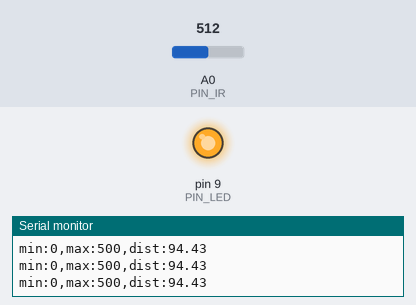
This sketch was run on a simulated Arduino Uno, built with avr-gcc and run on an emulated ATmega328P. On the bench: output pins drawn as LEDs (lit = HIGH), the last lines printed to the serial monitor. The inputs (shaded band) are chosen by the test bench; at power-on: A0 (PIN_IR) = 512.

Above: at 1.2 s.
1.3 s: A0 (PIN_IR) set to 301
2.8 s: A0 (PIN_IR) set to 280
At 4.0 s:
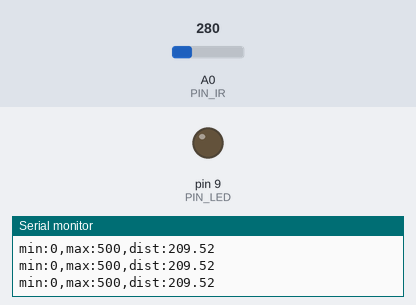
4.3 s: A0 (PIN_IR) set to 195
7.3 s: A0 (PIN_IR) set to 172
At 7.9 s:
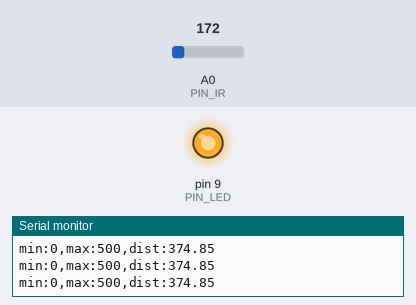
8.8 s: A0 (PIN_IR) set to 210
At 10.2 s:
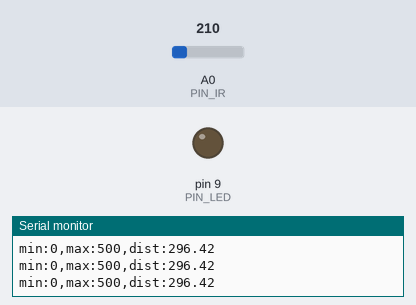
Timing chart, 0 to 11.3 s (numbered marks = the images above; inputs shaded):
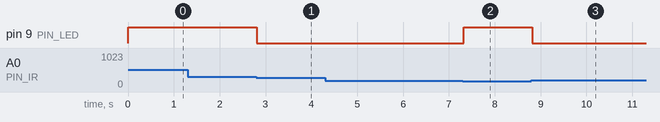

The sketch:

18_example_1.ino
```cpp
// Arduino pin assignment
#define PIN_IR A0
#define PIN_LED 9

void setup() {
// initialize GPIO pins
  pinMode(PIN_LED,OUTPUT);
  digitalWrite(PIN_LED, 1);

// initialize serial port
  Serial.begin(57600);

}

float ir_distance(void){ // return value unit: mm
  float val;
  float volt = float(analogRead(PIN_IR));
  val = ((6762.0/(volt-9.0))-4.0) * 10.0;
  return val;
}

void loop() {
  float raw_dist = ir_distance();

  if (raw_dist >= 200 && raw_dist <= 350) {
    digitalWrite(PIN_LED, 0);
  } else {
    digitalWrite(PIN_LED, 1);
  }
  Serial.print("min:0,max:500,dist:");
  Serial.println(raw_dist);
  delay(20);
}
```

Measured:
- the behaviour switches between 291 and 290 on A0 (PIN_IR) (found by bisection; images 0 and 1)
- the behaviour switches between 183 and 182 on A0 (PIN_IR) (found by bisection; images 1 and 2)
- after the input at 2.8 s, pin 9 (PIN_LED): HIGH → LOW at once
- after the input at 7.3 s, pin 9 (PIN_LED): LOW → HIGH at once
- after the input at 8.8 s, pin 9 (PIN_LED): HIGH → LOW at once
